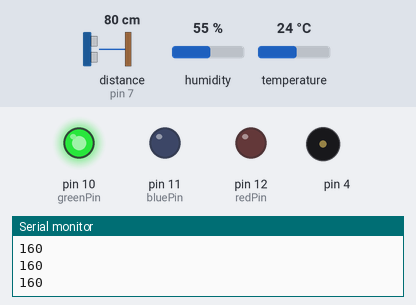
Simulated run of this sketch. Board: Arduino Uno, built with avr-gcc and run on an emulated ATmega328P. Shown: output pins drawn as LEDs (lit = HIGH), buzzer (waves = sounding), the last lines printed to the serial monitor. Wiring (inferred from the names in the program): ultrasonic range finder: trigger pin 8; echo pin 7. The test bench sets the inputs (shaded band); at power-on: distance to the obstacle (sensor on pin 7) 80 cm, humidity 55 %, temperature 24 °C. The echo pulse lasts 58.3 µs per cm; pins used as bus, display or sensor lines are not drawn.

Above: at 1.2 s.
1.3 s: distance to the obstacle (sensor on pin 7) set to 52 cm
2.8 s: distance to the obstacle (sensor on pin 7) set to 46 cm
At 3.2 s:
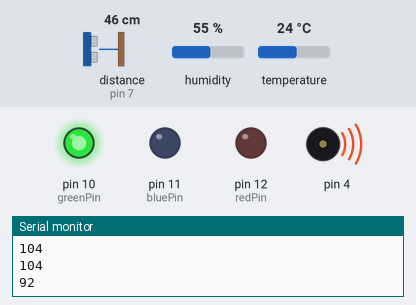
6.3 s: distance to the obstacle (sensor on pin 7) set to 18 cm
9.8 s: distance to the obstacle (sensor on pin 7) set to 14 cm
At 10.21 s:
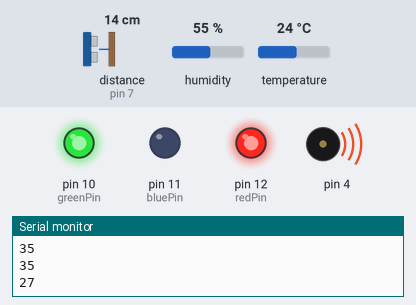
13.3 s: distance to the obstacle (sensor on pin 7) set to 35 cm
At 13.8 s:
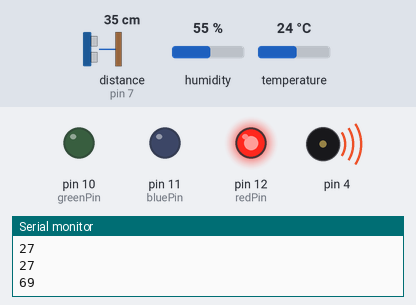
16.8 s: distance to the obstacle (sensor on pin 7) set to 2 cm
At 17.47 s:
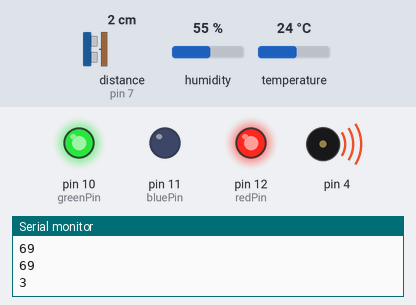
Timing chart, 0 to 21.3 s (numbered marks = the images above; inputs shaded):
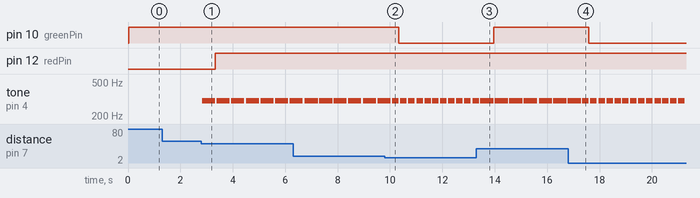

Measured:
- the behaviour switches between 50 and 49 cm on distance to the obstacle (sensor on pin 7) (found by bisection; images 0 and 1)
- the behaviour switches between 16 and 15 cm on distance to the obstacle (sensor on pin 7) (found by bisection; images 1 and 2)
- after the input at 2.8 s, pin 12 (redPin): LOW → HIGH after 0.54 s; tone on pin 4: alternates 300 Hz for 0.50 s and silent for 0.05 s, starting at once
- after the input at 9.8 s, pin 10 (greenPin): HIGH → LOW after 0.54 s; tone on pin 4: alternates 300 Hz for 0.25 s and silent for 0.05 s, starting after 0.54 s
- after the input at 13.3 s, pin 10 (greenPin): LOW → HIGH after 0.65 s; tone on pin 4: alternates 300 Hz for 0.50 s and silent for 0.05 s, starting after 0.65 s
- after the input at 16.8 s, pin 10 (greenPin): HIGH → LOW after 0.80 s; tone on pin 4: alternates 300 Hz for 0.25 s and silent for 0.05 s, starting after 0.80 s

The sketch:

DHTtester_Q1.ino
```cpp
// Example testing sketch for various DHT humidity/temperature sensors
// Written by ladyada, public domain

// REQUIRES the following Arduino libraries:
// - DHT Sensor Library: https://github.com/adafruit/DHT-sensor-library
// - Adafruit Unified Sensor Lib: https://github.com/adafruit/Adafruit_Sensor

#include "DHT.h"

#define trigPin 8
#define echoPin 7
#define DHTPIN A0     // Digital pin connected to the DHT sensor
// Feather HUZZAH ESP8266 note: use pins 3, 4, 5, 12, 13 or 14 --
// Pin 15 can work but DHT must be disconnected during program upload.

// Uncomment whatever type you're using!
#define DHTTYPE DHT11   // DHT 11
//#define DHTTYPE DHT22   // DHT 22  (AM2302), AM2321
//#define DHTTYPE DHT21   // DHT 21 (AM2301)


// pins for the LEDs:
const int redPin = 12;
const int greenPin = 10;
const int bluePin = 11;

DHT dht(DHTPIN, DHTTYPE);
long duration, distance;

void setup() {
  Serial.begin(9600);
  Serial.println(F("DHTxx test!"));
  pinMode(trigPin, OUTPUT);
  pinMode(echoPin, INPUT);
  pinMode(redPin, OUTPUT);
  pinMode(greenPin, OUTPUT);
  pinMode(bluePin, OUTPUT);
  dht.begin();
}

void bibi(int f){
  tone(4, 300, f);
  delay(f);
  noTone(4);
}

void loop() {
  // Wait a few seconds between measurements.
  //delay(2000);

  // Reading temperature or humidity takes about 250 milliseconds!
  // Sensor readings may also be up to 2 seconds 'old' (its a very slow sensor)
  float h = dht.readHumidity(); //濕度
  float t = dht.readTemperature(); //攝氏
  float f = dht.readTemperature(true); //華氏
  float s = 1000000 / ((331.3+0.606*t)*100);
  // Compute heat index in Fahrenheit (the default)
  //float hif = dht.computeHeatIndex(f, h);
  // Compute heat index in Celsius (isFahreheit = false)
  //float hic = dht.computeHeatIndex(t, h, false);

  digitalWrite(trigPin, LOW);
  delayMicroseconds(2);
  digitalWrite(trigPin, HIGH);
  delayMicroseconds(10);
  digitalWrite(trigPin, LOW);
  duration = pulseIn(echoPin, HIGH);
  distance = duration/s;
  Serial.println(distance);
  if(distance < 100 && distance > 30){
    bibi(500);
    analogWrite(redPin, 255);
    analogWrite(greenPin, 255);
    analogWrite(bluePin, 0);
  }
  else if(distance <= 30){
    bibi(250);
    analogWrite(redPin, 255);
    analogWrite(greenPin, 0);
    analogWrite(bluePin, 0);
  }
  else{
    analogWrite(redPin, 0);
    analogWrite(greenPin, 255);
    analogWrite(bluePin, 0);
  }

  delay(50);

}
```
